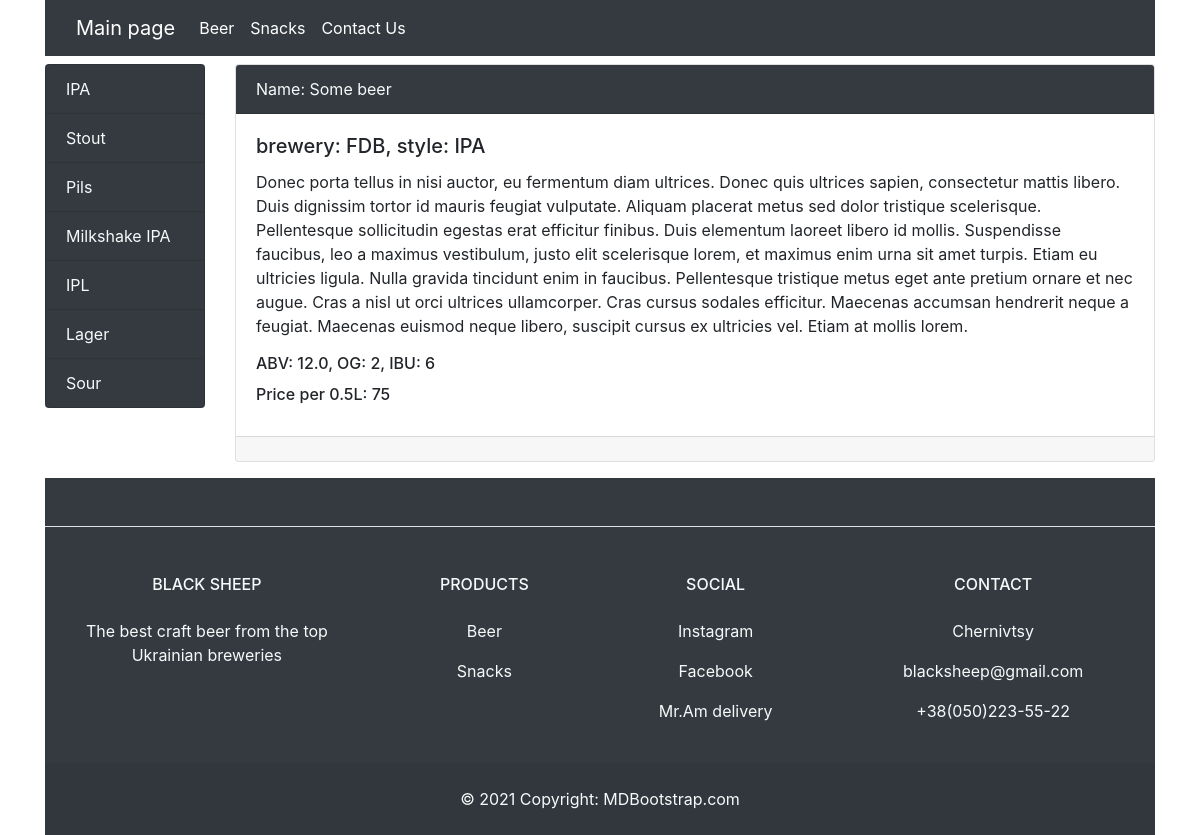
Screenshot of /shop/1/ with the database file from the repository.
### shop/models.py (models this page shows, shortened)
class BeerStyle(models.Model):  # Стиль пива: IPA/Stout|etc.
    name = models.CharField(max_length=50, null=True)
    slug = models.SlugField(unique=True, blank=True)
    def get_absolute_url(self):
        return reverse('style', kwargs={'beer_style_id': self.pk})
    def __str__(self):
        return self.name

class Beer(models.Model):
    brewery = models.ForeignKey(Brewery, on_delete=models.SET_NULL, null=True)
    beer_style = models.ForeignKey(BeerStyle, on_delete=models.SET_NULL, null=True)  # 'Стиль'
    beer_type = models.ForeignKey(BeerType, on_delete=models.SET_NULL, null=True)
    name = models.CharField(default="", max_length=30, blank=True)
    description = models.TextField(blank=True)
    abv = models.DecimalField(max_digits=3, decimal_places=1)  # 'ABV (Відсоток алкоголю)'
    og = models.PositiveSmallIntegerField()  # 'OG (Щільність)'
    ibu = models.PositiveSmallIntegerField()  # 'IBU (Гіркота)'
    volume = models.ManyToManyField(BeerVolume)
    price_per_05 = models.PositiveSmallIntegerField(default='0')
    available = models.BooleanField(default=True)

class Brewery(models.Model):  # Броварні
    name = models.CharField(max_length=50, null=True)  # 'Назва броварні'
    description = models.TextField()  # 'Опис броварні'
    slug = models.SlugField(unique=True, null=True, blank=True)
    def __str__(self):
        return self.name

### shop/views.py (the view)
# urls.py: path('<int:beer_style_id>/',  get_style, name='style'),
def get_style(request, beer_style_id):
    beer = Beer.objects.filter(beer_style_id=beer_style_id)
    beer_style = BeerStyle.objects.all()
    style = BeerStyle.objects.get(pk=beer_style_id)
    return render(request, 'shop/style.html', {'beer': beer, 'beer_style': beer_style, 'style': style})

### shop/templates/shop/style.html
{% extends 'base.html' %}
{% block sidebar %}
{% include 'inc/_sidebar.html' %}
{% endblock %}
{% block content %}
<div class="col-md-10">
    {% for beer in beer %}
    <div class="card mb-3 my-2">
        <div class="card-header text-light bg-dark">
            Name: {{ beer.name }}
        </div>
        <div class="card-body">
            <h5 class="card-title">brewery: {{ beer.brewery}}, style: {{ beer.beer_style }}</h5>
            <p class="card-text">{{ beer.description }}</p>
            <h6 class="card-title">ABV: {{ beer.abv }}, OG: {{ beer.og }}, IBU: {{ beer.ibu }}</h6>
            <h6 class="card-title">Price per 0.5L: {{ beer.price_per_05 }}</h6>
        </div>
        <div class="card-footer text-muted">
        </div>
    </div>
    {% endfor %}
</div>
{% endblock %}

### templates/inc/_sidebar.html
<div class="col-md-2">
    <div class="list-group my-2">
        {% for style in beer_style %}
        <a href="{{ style.get_absolute_url }}" class="list-group-item list-group-item-action text-light bg-dark">{{ style.name }}</a>
        {% endfor %}
    </div>
</div>

### rows the page displays
BeerStyle: name "IPA"
BeerStyle: name "Stout"
BeerStyle: name "Pils"
BeerStyle: name "Milkshake IPA"
BeerStyle: name "IPL"
BeerStyle: name "Lager"
BeerStyle: name "Sour"
Beer: name "Some beer", brewery "FDB", beer_style "IPA", description "Donec porta tellus in nisi auctor, eu fermentum diam ultrices. Donec quis ultrices sapien, consectetur mattis libero. Duis dignissim tortor id mauris feugiat vulputate. Aliquam placerat metus sed dolor tristique scelerisque. Pellentesque sollicitudin egestas erat efficitur finibus. Duis elementum laoreet libero id mollis. Suspendisse faucibus, leo a maximus vestibulum, justo elit scelerisque lorem, et maximus enim urna sit amet turpis. Etiam eu ultricies ligula. Nulla gravida tincidunt enim in faucibus. Pellentesque tristique metus eget ante pretium ornare et nec augue. Cras a nisl ut orci ultrices ullamcorper. Cras cursus sodales efficitur. Maecenas accumsan hendrerit neque a feugiat.…", abv "12.0", og "2", ibu "6", price_per_05 "75"
